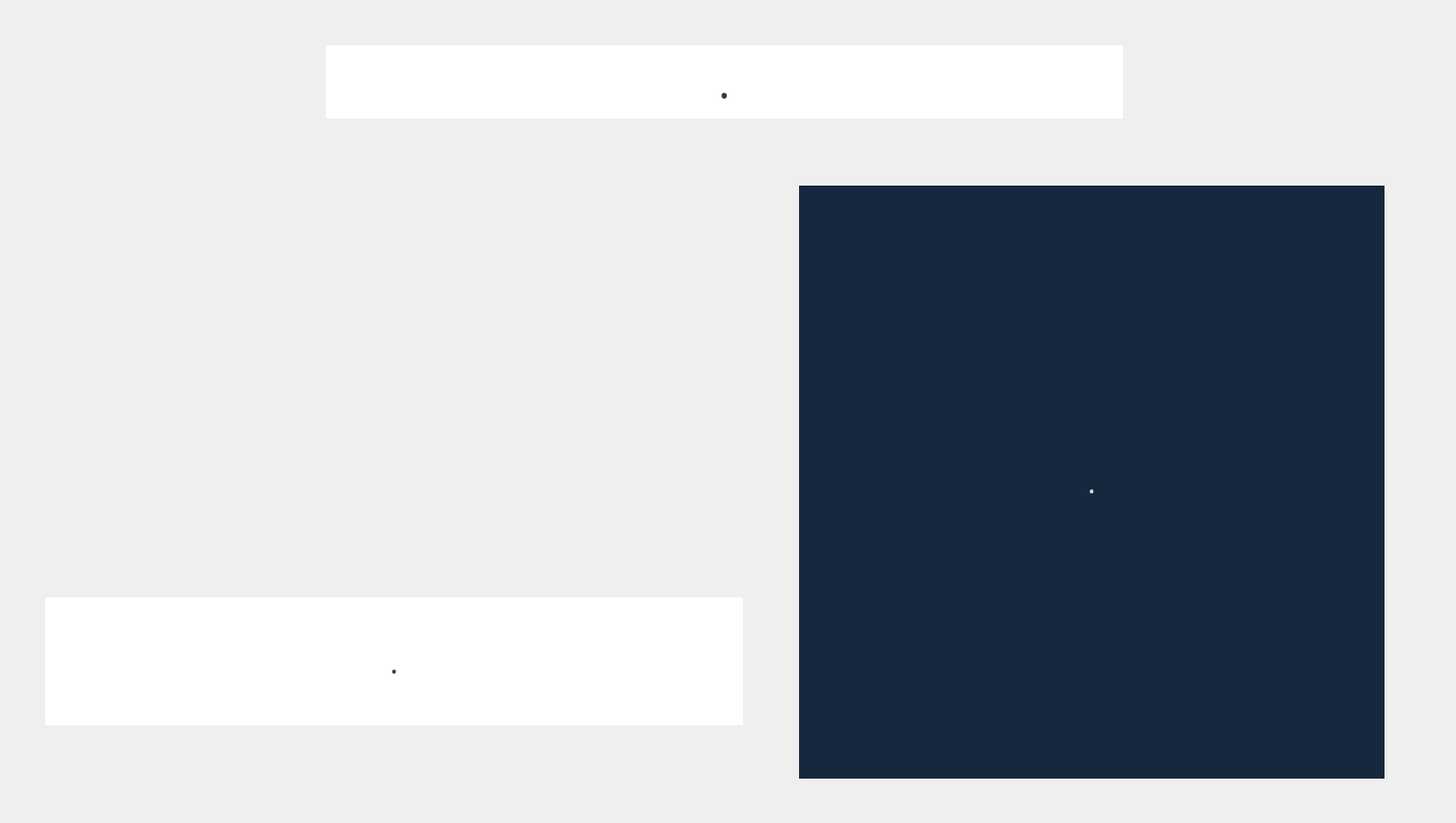
    <widget class="QWidget" name="Ice_Arena_Page_25">
     <widget class="QLabel" name="Photo_Ice_Arena_label">
      <property name="geometry">
       <rect>
        <x>60</x>
        <y>200</y>
        <width>771</width>
        <height>421</height>
       </rect>
      </property>
      <property name="text">
       <string/>
      </property>
      <property name="pixmap">
       <pixmap>8.jpg</pixmap>
      </property>
     </widget>
     <widget class="QLabel" name="Adress_Ice_Arena_label">
      <property name="geometry">
       <rect>
        <x>50</x>
        <y>660</y>
        <width>771</width>
        <height>141</height>
       </rect>
      </property>
      <property name="font">
       <font>
        <family>Monotype Corsiva</family>
        <pointsize>25</pointsize>
       </font>
      </property>
      <property name="styleSheet">
       <string notr="true">background-color: #FFFFFF;
color:rgb(57, 57, 57);</string>
      </property>
      <property name="text">
       <string>.</string>
      </property>
      <property name="alignment">
       <set>Qt::AlignCenter</set>
      </property>
      <property name="wordWrap">
       <bool>true</bool>
      </property>
     </widget>
     <widget class="QPushButton" name="switch_Ice_Arena__Soviet_area_pushButton">
      <property name="geometry">
       <rect>
        <x>30</x>
        <y>50</y>
        <width>171</width>
        <height>81</height>
       </rect>
      </property>
      <property name="styleSheet">
       <string notr="true">background-color: rgba(0,0,0,0);
border: none;</string>
      </property>
      <property name="text">
       <string/>
      </property>
     </widget>
     <widget class="QLabel" name="Name_Ice_Arena_label">
      <property name="geometry">
       <rect>
        <x>360</x>
        <y>50</y>
        <width>881</width>
        <height>81</height>
       </rect>
      </property>
      <property name="font">
       <font>
        <family>Monotype Corsiva</family>
        <pointsize>35</pointsize>
       </font>
      </property>
      <property name="styleSheet">
       <string notr="true">background-color: #FFFFFF;
color:rgb(57, 57, 57);</string>
      </property>
      <property name="text">
       <string>.</string>
      </property>
      <property name="alignment">
       <set>Qt::AlignCenter</set>
      </property>
     </widget>
     <widget class="QLabel" name="Description_Ice_Arena_label">
      <property name="geometry">
       <rect>
        <x>883</x>
        <y>205</y>
        <width>647</width>
        <height>655</height>
       </rect>
      </property>
      <property name="font">
       <font>
        <family>Monotype Corsiva</family>
        <pointsize>24</pointsize>
       </font>
      </property>
      <property name="styleSheet">
       <string notr="true">background-color: #16283d;
color: #e1dbd5;</string>
      </property>
      <property name="text">
       <string>.</string>
      </property>
      <property name="alignment">
       <set>Qt::AlignCenter</set>
      </property>
      <property name="wordWrap">
       <bool>true</bool>
      </property>
     </widget>
     <widget class="QLabel" name="label_50">
      <property name="geometry">
       <rect>
        <x>0</x>
        <y>0</y>
        <width>1600</width>
        <height>900</height>
       </rect>
      </property>
      <property name="text">
       <string/>
      </property>
      <property name="pixmap">
       <pixmap>5.png</pixmap>
      </property>
     </widget>
     <zorder>label_50</zorder>
     <zorder>Adress_Ice_Arena_label</zorder>
     <zorder>Description_Ice_Arena_label</zorder>
     <zorder>Name_Ice_Arena_label</zorder>
     <zorder>Photo_Ice_Arena_label</zorder>
     <zorder>switch_Ice_Arena__Soviet_area_pushButton</zorder>
    </widget>
